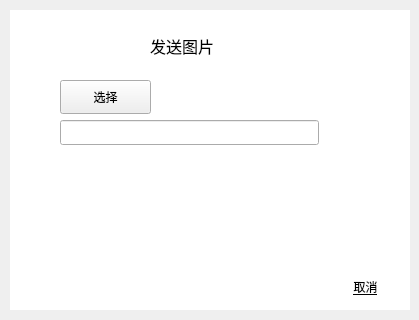
<?xml version="1.0" encoding="UTF-8"?>
<ui version="4.0">
 <class>ChooseImage</class>
 <widget class="QWidget" name="ChooseImage">
  <property name="geometry">
   <rect>
    <x>0</x>
    <y>0</y>
    <width>419</width>
    <height>320</height>
   </rect>
  </property>
  <property name="windowTitle">
   <string>Form</string>
  </property>
  <property name="styleSheet">
   <string notr="true">QWidget#widget{
background-color: rgb(255, 255, 255);
}
QPushButton#cancelButton{
border-style:none;
text-decoration:underline;
}
QPushButton#pushButton_2{
border:none;
}
QPushButton#pushButton{
border:2px solid rgb(236, 123, 10);
	background-color: rgb(255, 233, 202);
border-radius:8px;
}</string>
  </property>
  <widget class="QWidget" name="widget" native="true">
   <property name="geometry">
    <rect>
     <x>10</x>
     <y>10</y>
     <width>400</width>
     <height>300</height>
    </rect>
   </property>
   <widget class="QPushButton" name="sendImg">
    <property name="geometry">
     <rect>
      <x>130</x>
      <y>170</y>
      <width>121</width>
      <height>81</height>
     </rect>
    </property>
    <property name="styleSheet">
     <string notr="true">QPushButton{
	border:none;
}</string>
    </property>
    <property name="text">
     <string/>
    </property>
    <property name="icon">
     <iconset resource="rs.qrc">
      <normaloff>:/img/buttonOk.png</normaloff>:/img/buttonOk.png</iconset>
    </property>
    <property name="iconSize">
     <size>
      <width>100</width>
      <height>80</height>
     </size>
    </property>
   </widget>
   <widget class="QPushButton" name="chooseImg">
    <property name="geometry">
     <rect>
      <x>50</x>
      <y>70</y>
      <width>91</width>
      <height>34</height>
     </rect>
    </property>
    <property name="text">
     <string>选择</string>
    </property>
   </widget>
   <widget class="QLineEdit" name="lineEdit">
    <property name="geometry">
     <rect>
      <x>50</x>
      <y>110</y>
      <width>259</width>
      <height>25</height>
     </rect>
    </property>
   </widget>
   <widget class="QPushButton" name="cancelButton">
    <property name="geometry">
     <rect>
      <x>320</x>
      <y>260</y>
      <width>71</width>
      <height>34</height>
     </rect>
    </property>
    <property name="text">
     <string>取消</string>
    </property>
   </widget>
   <widget class="QLabel" name="label">
    <property name="geometry">
     <rect>
      <x>140</x>
      <y>20</y>
      <width>101</width>
      <height>31</height>
     </rect>
    </property>
    <property name="font">
     <font>
      <pointsize>12</pointsize>
     </font>
    </property>
    <property name="text">
     <string>发送图片</string>
    </property>
   </widget>
  </widget>
 </widget>
 <resources>
  <include location="rs.qrc"/>
 </resources>
 <connections/>
</ui>
